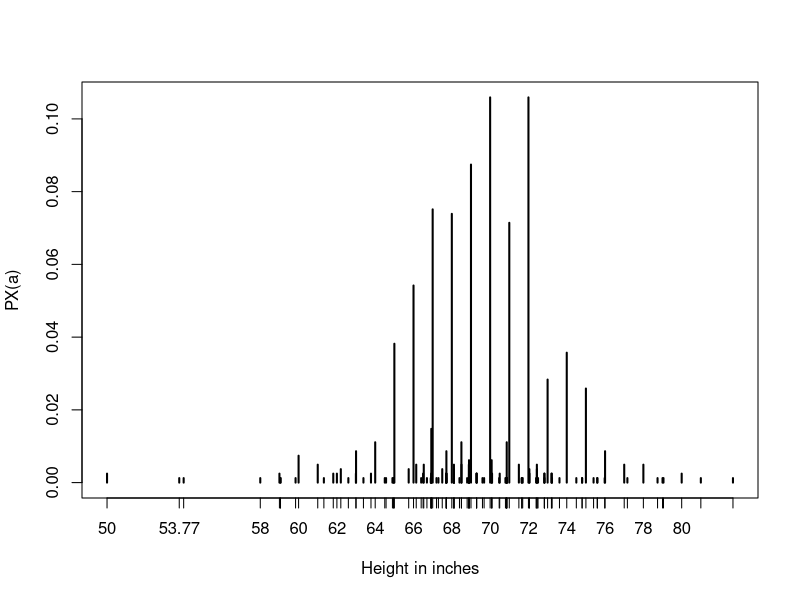

Reproduce this figure in R.
library(tidyverse)
library(dslabs)
data(heights)
x <- heights %>% filter(sex=="Male")%>% pull(height)
1-pnorm(70.5, mean(x), sd(x))#Prob male is taller than 70.5 inches
plot(prop.table(table(x)), xlab = "Height in inches", ylab = "PX(a)")
mean(x<= 71)-mean(x<=69)

pnorm(71, mean(x), sd(x))-pnorm(69, mean(x), sd(x))
